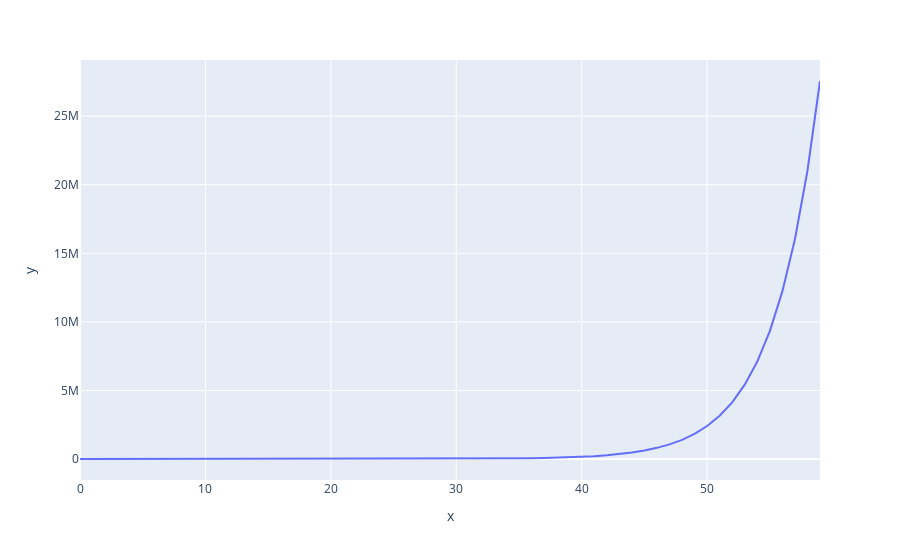

The notebook cell saved with this chart:
### Code cell
int_fig = px.line(x=xdata_pred, y=y_data_pred)
int_fig.show()

### Figure 1 — Plotly figure (JSON) as saved in the notebook; plotly's stock layout.template omitted (floating-point values rounded to 4 significant figures)
{"data": [{"hovertemplate": "x=%{x}<br>y=%{y}<extra></extra>", "legendgroup": "", "line": {"color": "#636efa", "dash": "solid"}, "mode": "lines", "name": "", "showlegend": false, "type": "scatter", "x": [0, 2, 3, 4, 6, 7, 8, 9, 10, 11, 12, 13, 14, 15, 16, 17, 18, 19, 20, 21, 22, 23, 24, 25, 26, 27, 28, 29, 30, 31, 32, 33, 34, 35, 36, 37, 38, 39, 40, 41, 42, 43, 44, 45, 46, 47, 48, 49, 50, 51, 52, 53, 54, 55, 56, 57, 58, 59], "xaxis": "x", "y": [3.126, 5.376, 7.05, 9.245, 15.9, 20.85, 27.34, 35.85, 47.01, 61.65, 80.85, 106.0, 139.0, 182.3, 239.1, 313.5, 411.1, 539.1, 707.0, 927.1, 1216.0, 1594.0, 2091.0, 2742.0, 3595.0, 4715.0, 6182.0, 8107.0, 10630.0, 13940.0, 18280.0, 23970.0, 31440.0, 41230.0, 54060.0, 70900.0, 92970.0, 121900.0, 159900.0, 209600.0, 274900.0, 360500.0, 472800.0, 620000.0, 813000.0, 1066000.0, 1398000.0, 1833000.0, 2404000.0, 3153000.0, 4134000.0, 5421000.0, 7109000.0, 9323000.0, 12230000.0, 16030000.0, 21020000.0, 27570000.0], "yaxis": "y"}], "layout": {"legend": {"tracegroupgap": 0}, "margin": {"t": 60}, "xaxis": {"anchor": "y", "domain": [0, 1], "title": {"text": "x"}}, "yaxis": {"anchor": "x", "domain": [0, 1], "title": {"text": "y"}}}}
